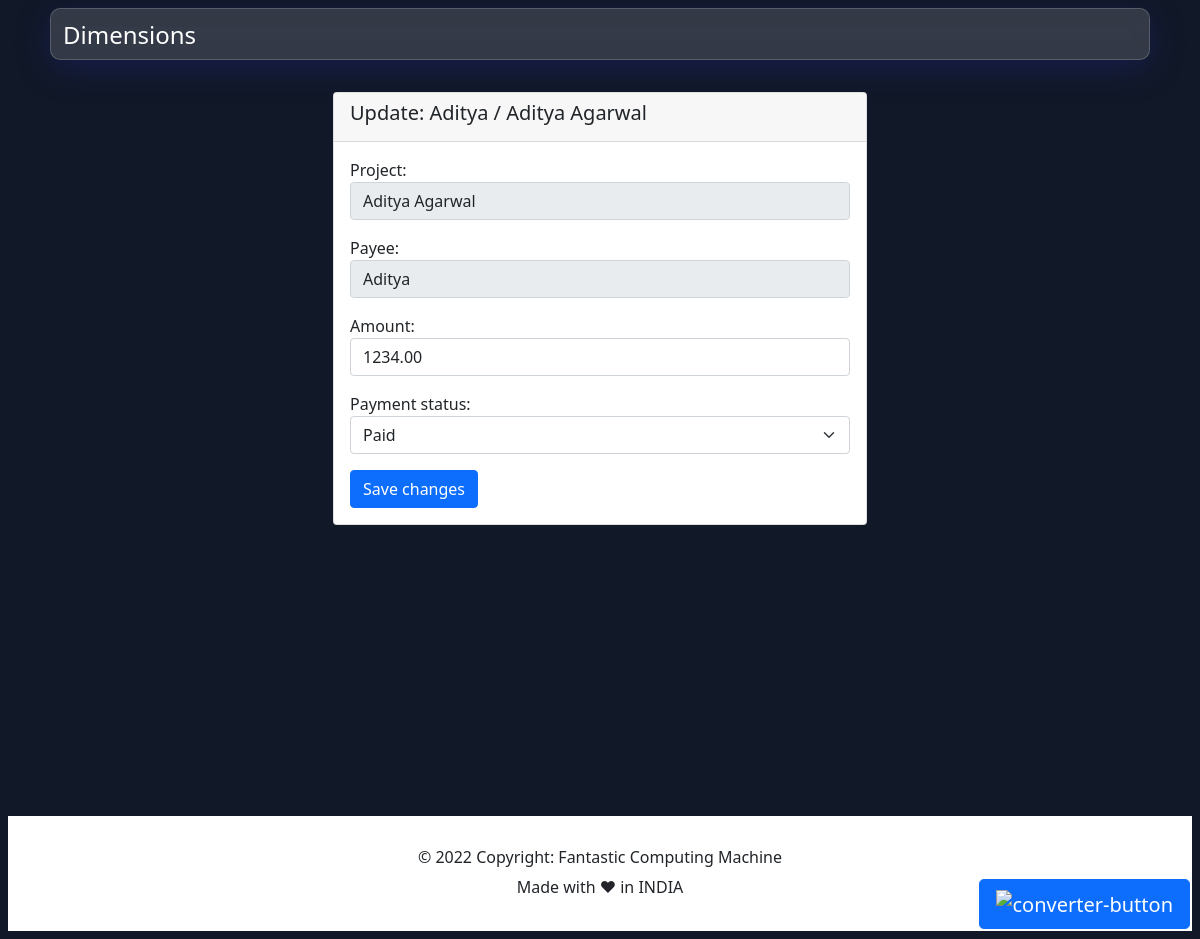
Page /expense/expense/4/3/ProjectAditya/update/ (signed in) on the earlier database version.
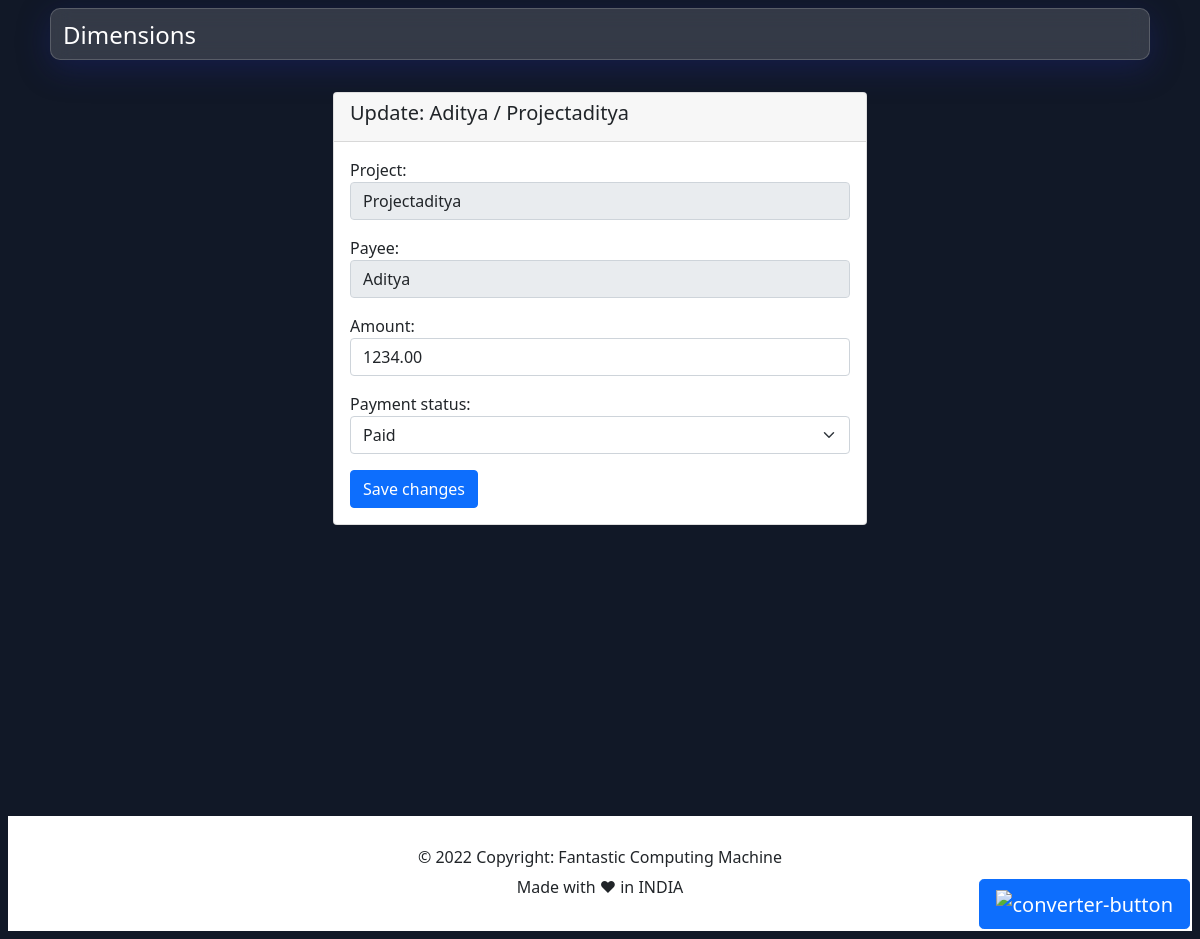
Same page on the later database version.
### expense/models.py (models this page shows, shortened)
class Expense(models.Model):
    project = models.ForeignKey(
        Project, on_delete=models.CASCADE, default=1)
    payee = models.ForeignKey(Payee, on_delete=models.CASCADE)
    amount = models.DecimalField(
        max_digits=10, decimal_places=2, blank=True, null=True)
    created_on = models.DateTimeField(auto_now_add=True)
    updated_on = models.DateTimeField(auto_now=True)
    payment_status = models.CharField(
        max_length=2,
        choices=PAYMENT_STATUS,
        default="N",
    )
    is_deleted = models.BooleanField(default=False)
    deleted_on = models.DateTimeField(blank=True, null=True)

class Payee(models.Model):
    phoneNumberRegex = RegexValidator(regex=r"^\+?1?\d{8,15}$")
    name = models.CharField(max_length=255)
    description = models.TextField(blank=True, null=True)
    created_on = models.DateTimeField(auto_now_add=True)
    updated_on = models.DateTimeField(auto_now=True)
    phoneNumber = models.CharField(blank=True,
                                   validators=[phoneNumberRegex], max_length=11)

### dimension/models.py (models this page shows, shortened)
class Project(models.Model):
    name = models.CharField(max_length=255, unique=True, default='')
    author = models.ForeignKey(User, on_delete=models.CASCADE)
    description = models.TextField(
        max_length=255, blank=True, null=True, default='')
    created_on = models.DateTimeField(auto_now_add=True)
    updated_on = models.DateTimeField(auto_now=True)
    is_deleted = models.BooleanField(default=False)
    deleted_on = models.DateTimeField(blank=True, null=True)

### expense/views.py (the view, shortened to what this page needs)
class UpdateExpenseView(UpdateView):
    model = Expense
    form_class = UpdateExpenseForm
    template_name = 'update_expense.html'
    def get_object(self, queryset=None):
        return get_object_or_404(self.model, pk=self.kwargs['pk'])
    def get_context_data(self, **kwargs):
        expense = Expense.objects.filter(id=self.kwargs['pk'])[0]
        kwargs['expense'] = expense
        return super(UpdateExpenseView, self).get_context_data(**kwargs)

### expense/forms.py
class UpdateExpenseForm(forms.ModelForm):
    amount = forms.CharField(
        max_length=200,
        required=False,
        widget=forms.TextInput(
            attrs={
                'class': 'form-control',
                "aria-label": ".form-control-sm",
                "type": 'number',
                "placeholder": "Amount",
                "step": ".01",
            }
        )
    )
    payment_status = forms.CharField(
        max_length=100,
        required=True,
        widget=forms.Select(
            choices=PAYMENT_STATUS,
            attrs={
                "class": "form-select",
                "aria-label": ".form-control-sm",
                "placeholder": "Payment-satus"
            }
        )
    )
    class Meta:
        model = Expense
        fields = (
            'project',
            'payee',
            'amount',
            'payment_status'
        )

### expense/templates/update_expense.html (shortened to what this page needs)
{% extends 'base.html' %}
{% load static %} {% load humanize %}
{% block body %}
<div class="container-lg container-md container-sm py-4">
    <div class="mx-auto">
        <div class="row justify-content-center">
            <div class="col-lg-7 col-md-6 col-xl-6">
                <div class="card">
                    <div class="card-header">
                        <h5 class="card-title" id="{{expense.name}}expense">Update:
                            {{expense.payee.name}} / {{expense.project.name | title}}
                        </h5>
                    </div>
                    <div class="card-body">
                        <form action="{% url 'expense_update' expense.id expense.project.id expense.project.name %}"
                            method="POST">
                            <p>
                                <label for="id_project">Project:</label>
                                <input type="text" class="form-control" value="{{expense.project.name | title}}"
                                    disabled readonly>
                            </p>
                            <p>
                                <label for="id_payee">Payee:</label>
                                <input type="text" class="form-control" value="{{expense.payee.name | title}}" disabled
                                    readonly>
                            </p>
                            <p>
                                <label for="id_amount">Amount:</label>
                                <input type="number" name="amount" value="{{expense.amount}}" class="form-control"
                                    aria-label=".form-control-sm" placeholder="Amount" step=".01" maxlength="200"
                                    id="id_amount">
                            </p>
                            <p>
                                <label for="id_payment_status">Payment status:</label>
                                <select name="payment_status" class="form-select" aria-label=".form-control-sm"
                                    placeholder="Payment-satus" maxlength="100" default="{{expense.payment_status}}"
                                    id="id_payment_status">
                                    <option value="P" selected>Paid</option>
                                </select>
                            </p>
                            <button type="submit" class="btn btn-primary">Save
                                changes
                            </button>
                        </form>
                    </div>
                </div>
            </div>
        </div>
    </div>
</div>
{% endblock %}

Differences in the rows shown:
changed through a linked row, Expense "Paid": project.name "Aditya Agarwal" → "Projectaditya"
